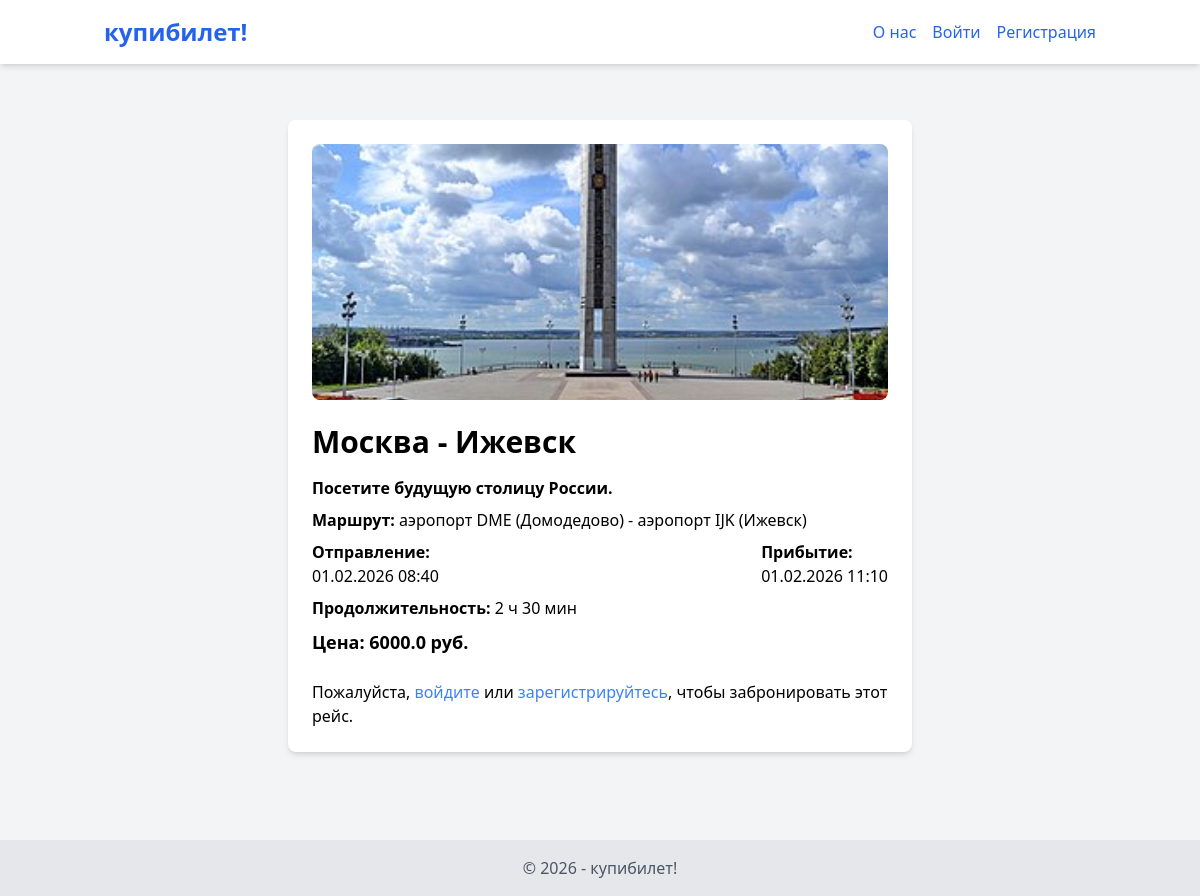
The page /flights/3 on the database its author committed.
### app.py (models this page shows)
class Flight(db.Model):
    id = db.Column(db.Integer, primary_key=True)
    departure_city = db.Column(db.String(100), nullable=False)
    arrival_city = db.Column(db.String(100), nullable=False)
    image = db.Column(db.String(255))
    description = db.Column(db.Text)
    route = db.Column(db.String(255))
    departure_datetime = db.Column(db.DateTime, nullable=False)
    arrival_datetime = db.Column(db.DateTime, nullable=False)
    price = db.Column(db.Float, nullable=False)
    bookings = db.relationship('Booking', foreign_keys='Booking.flight_id')

### app.py (the view)
@app.route('/flights/<int:flight_id>')
def flight_details(flight_id):
    flight = Flight.query.get_or_404(flight_id)
    duration = flight.arrival_datetime - flight.departure_datetime
    duration_hours = int(duration.total_seconds()) // 3600
    duration_minutes = int((duration.total_seconds() % 3600) // 60)  # Остаток минут
    return render_template('flight_details.html', flight=flight, duration_hours=duration_hours, duration_minutes = duration_minutes)

### templates/flight_details.html
{% extends 'base.html' %}
{% block content %}
    <div class="max-w-2xl mx-auto p-6">
        <div class="bg-white rounded-lg shadow-md p-6">
            {% if flight.image %}
                <img src="{{ url_for('static', filename=flight.image.replace('static/', '')) }}" alt="Изображение рейса" class="w-full h-64 object-cover mb-6 rounded-lg">
            {% else %}
                <div class="w-full h-64 bg-gray-200 rounded-lg mb-6"></div> </div> <p class="text-center text-gray-500">Изображение отсутствует</p>
            {% endif %}
            <h1 class="text-3xl font-bold my-4">{{ flight.departure_city }} - {{ flight.arrival_city }}</h1>
            <div class="mb-6">
                <p class="mb-2 font-semibold">{{ flight.description }}</span> </p>
                <p class="mb-2"><span class="font-semibold">Маршрут:</span> {{ flight.route }}</p>
                <div class="flex justify-between">
                    <div>
                        <p class="mb-2"><span class="font-semibold">Отправление:</span> <br> {{ flight.departure_datetime.strftime('%d.%m.%Y %H:%M') }}</p>
                    </div>
                    <div>
                        <p class="mb-2"><span class="font-semibold">Прибытие:</span><br> {{ flight.arrival_datetime.strftime('%d.%m.%Y %H:%M') }}</p>
                    </div>
                </div>
                <p class="mb-2"><span class="font-semibold">Продолжительность:</span> {{ duration_hours }} ч {{ duration_minutes }} мин</p>
                    <p class="mb-2 text-lg font-bold"><span class="font-semibold">Цена:</span> {{ flight.price }} руб.</p>
            </div>
            {% if current_user.is_authenticated %}
                <form action="{{ url_for('book_flight', flight_id=flight.id) }}" method="post" class="mt-6">
                    <div class="mb-4">
                        <label for="full_name" class="block text-gray-700 font-bold mb-2">ФИО:</label>
                        <input type="text" name="full_name" id="full_name" class="shadow appearance-none border rounded w-full py-2 px-3 text-gray-700 leading-tight focus:outline-none focus:shadow-outline" required value="{{ current_user.username }}"> </div>
                    <div class="mb-4">
                        <label for="email" class="block text-gray-700 font-bold mb-2">Email:</label>
                        <input type="email" name="email" id="email" class="shadow appearance-none border rounded w-full py-2 px-3 text-gray-700 leading-tight focus:outline-none focus:shadow-outline" required>
                    </div>
                    <div class="mb-4">
                        <label for="phone" class="block text-gray-700 font-bold mb-2">Телефон:</label>
                        <input type="tel" name="phone" id="phone" class="shadow appearance-none border rounded w-full py-2 px-3 text-gray-700 leading-tight focus:outline-none focus:shadow-outline" required>
                    </div>
                    <button type="submit" class="bg-blue-500 hover:bg-blue-700 text-white font-bold py-2 px-4 rounded focus:outline-none focus:shadow-outline">
                        Забронировать
                    </button>
                </form>
            {% else %}
                    <p>Пожалуйста, <a href="{{ url_for('login') }}" class="text-blue-500 hover:underline">войдите</a> или <a href="{{ url_for('register') }}" class="text-blue-500 hover:underline">зарегистрируйтесь</a>, чтобы забронировать этот рейс.</p>
            {% endif %}
        </div>
    </div>
{% endblock %}

### rows shown on the page
Flight: image (picture), departure_city "Москва", arrival_city "Ижевск", description "Посетите будущую столицу России.", route "аэропорт DME (Домодедово) - аэропорт IJK (Ижевск)", departure_datetime "01.02.2026 08:40", arrival_datetime "01.02.2026 11:10", price "6000.0"

### other values the page prints
{{ duration_hours }} "2"
{{ duration_minutes }} "30"
